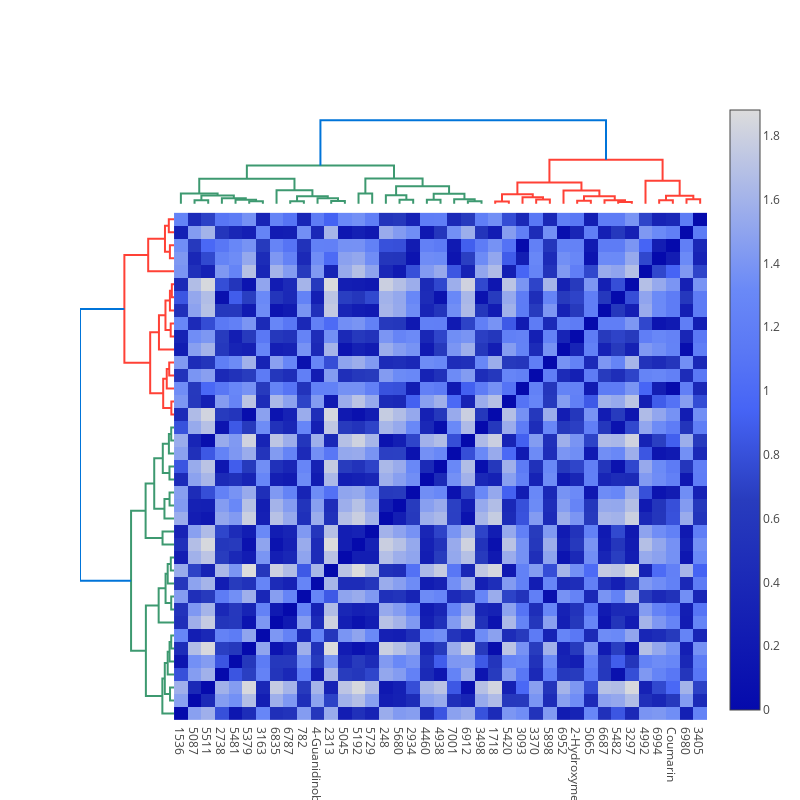

Notebook source saved alongside this figure:
### Code cell
# Create Heatmap
dendro_leaves = dendro_side['layout']['yaxis']['ticktext']
dendro_leaves = list(map(int, dendro_leaves))
data_dist = pdist(smtRCC)
heat_data = squareform(data_dist)
heat_data = heat_data[dendro_leaves,:]
heat_data = heat_data[:,dendro_leaves]

heatmap = [
    go.Heatmap(
        x = dendro_leaves,
        y = dendro_leaves,
        z = heat_data,
        colorscale = 'Blues'
    )
]

heatmap[0]['x'] = fig['layout']['xaxis']['tickvals']
heatmap[0]['y'] = dendro_side['layout']['yaxis']['tickvals']

# Add Heatmap Data to Figure
for data in heatmap:
    fig.add_trace(data)

# Edit Layout
fig.layout.update({'width':800, 'height':800,
                         'showlegend':False, 'hovermode': 'closest',
                         })
# Edit xaxis
fig.layout.update(xaxis={'domain': [.15, 1],
                                  'mirror': False,
                                  'showgrid': False,
                                  'showline': False,
                                  'zeroline': False,
                                  'ticks':""})
# Edit xaxis2
fig.layout.update(xaxis2={'domain': [0, .15],
                                   'mirror': False,
                                   'showgrid': False,
                                   'showline': False,
                                   'zeroline': False,
                                   'showticklabels': False,
                                   'ticks':""})

# Edit yaxis
fig.layout.update(yaxis={'domain': [0, .85],
                                  'mirror': False,
                                  'showgrid': False,
                                  'showline': False,
                                  'zeroline': False,
                                  'showticklabels': False,
                                  'ticks': ""
                        })
# Edit yaxis2
fig.layout.update(yaxis2={'domain':[.825, .975],
                                   'mirror': False,
                                   'showgrid': False,
                                   'showline': False,
                                   'zeroline': False,
                                   'showticklabels': False,
                                   'ticks':""})

# Plot!
#fig.show()
py.offline.iplot(fig)

### Figure 1 — Plotly figure (JSON) as saved in the notebook; plotly's stock layout.template omitted (floating-point values rounded to 4 significant figures; data arrays with more than 128 entries replaced by an {"elided": "..."} marker saying what was removed)
{"data": [{"hoverinfo": "text", "marker": {"color": "rgb(61,153,112)"}, "mode": "lines", "type": "scatter", "uid": "972fac7f-c3b6-4d78-ac19-e0f29525be78", "x": [15, 15, 25, 25], "xaxis": "x", "y": [0, 4.472, 4.472, 0], "yaxis": "y2"}, {"hoverinfo": "text", "marker": {"color": "rgb(61,153,112)"}, "mode": "lines", "type": "scatter", "uid": "aababd11-74f0-429b-a6aa-ea3ff33f63af", "x": [55, 55, 65, 65], "xaxis": "x", "y": [0, 3.162, 3.162, 0], "yaxis": "y2"}, {"hoverinfo": "text", "marker": {"color": "rgb(61,153,112)"}, "mode": "lines", "type": "scatter", "uid": "704aa0fe-a1a9-405a-83db-b024c03ef423", "x": [45, 45, 60, 60], "xaxis": "x", "y": [0, 5.0, 5.0, 3.162], "yaxis": "y2"}, {"hoverinfo": "text", "marker": {"color": "rgb(61,153,112)"}, "mode": "lines", "type": "scatter", "uid": "fe308fb6-1292-42a8-a33d-4e939dbb3aff", "x": [35, 35, 52.5, 52.5], "xaxis": "x", "y": [0, 7.071, 7.071, 5.0], "yaxis": "y2"}, {"hoverinfo": "text", "marker": {"color": "rgb(61,153,112)"}, "mode": "lines", "type": "scatter", "uid": "70000db9-5e00-448a-9c49-dcec572a7756", "x": [20, 20, 43.75, 43.75], "xaxis": "x", "y": [4.472, 10.3, 10.3, 7.071], "yaxis": "y2"}, {"hoverinfo": "text", "marker": {"color": "rgb(61,153,112)"}, "mode": "lines", "type": "scatter", "uid": "0b6f71f3-3132-44a7-b2c1-1d8b6876e8ca", "x": [5, 5, 31.88, 31.88], "xaxis": "x", "y": [0, 13.0, 13.0, 10.3], "yaxis": "y2"}, {"hoverinfo": "text", "marker": {"color": "rgb(61,153,112)"}, "mode": "lines", "type": "scatter", "uid": "0f2cf3a6-a762-4d7d-addc-2a5c158867b9", "x": [85, 85, 95, 95], "xaxis": "x", "y": [0, 3.162, 3.162, 0], "yaxis": "y2"}, {"hoverinfo": "text", "marker": {"color": "rgb(61,153,112)"}, "mode": "lines", "type": "scatter", "uid": "16ac6067-440a-425c-be04-c47b660063e8", "x": [115, 115, 125, 125], "xaxis": "x", "y": [0, 3.606, 3.606, 0], "yaxis": "y2"}, {"hoverinfo": "text", "marker": {"color": "rgb(61,153,112)"}, "mode": "lines", "type": "scatter", "uid": "17c8f5f4-1cf7-44d0-be1e-6a283051bfa6", "x": [105, 105, 120, 120], "xaxis": "x", "y": [0, 7.071, 7.071, 3.606], "yaxis": "y2"}, {"hoverinfo": "text", "marker": {"color": "rgb(61,153,112)"}, "mode": "lines", "type": "scatter", "uid": "4367c7a1-b39d-490b-a1c5-615b2387bcfd", "x": [90, 90, 112.5, 112.5], "xaxis": "x", "y": [3.162, 9.434, 9.434, 7.071], "yaxis": "y2"}, {"hoverinfo": "text", "marker": {"color": "rgb(61,153,112)"}, "mode": "lines", "type": "scatter", "uid": "c112fd6e-620f-46aa-b3c0-49adbbcbd561", "x": [75, 75, 101.2, 101.2], "xaxis": "x", "y": [0, 17.12, 17.12, 9.434], "yaxis": "y2"}, {"hoverinfo": "text", "marker": {"color": "rgb(61,153,112)"}, "mode": "lines", "type": "scatter", "uid": "ef3d4a7d-570c-4c05-9247-0544386e3781", "x": [18.44, 18.44, 88.12, 88.12], "xaxis": "x", "y": [13.0, 31.34, 31.34, 17.12], "yaxis": "y2"}, {"hoverinfo": "text", "marker": {"color": "rgb(61,153,112)"}, "mode": "lines", "type": "scatter", "uid": "3b5eac58-e5ac-4799-92ca-15b27bfa2885", "x": [135, 135, 145, 145], "xaxis": "x", "y": [0, 12.81, 12.81, 0], "yaxis": "y2"}, {"hoverinfo": "text", "marker": {"color": "rgb(61,153,112)"}, "mode": "lines", "type": "scatter", "uid": "3951ad0e-0111-4fa3-9c0b-abd91078fc3c", "x": [165, 165, 175, 175], "xaxis": "x", "y": [0, 5.0, 5.0, 0], "yaxis": "y2"}, {"hoverinfo": "text", "marker": {"color": "rgb(61,153,112)"}, "mode": "lines", "type": "scatter", "uid": "117fe352-1b91-4548-9a14-564865500e90", "x": [155, 155, 170, 170], "xaxis": "x", "y": [0, 10.68, 10.68, 5.0], "yaxis": "y2"}, {"hoverinfo": "text", "marker": {"color": "rgb(61,153,112)"}, "mode": "lines", "type": "scatter", "uid": "12c724ef-5b97-450c-8d38-9a3cb69427ae", "x": [185, 185, 195, 195], "xaxis": "x", "y": [0, 5.099, 5.099, 0], "yaxis": "y2"}, {"hoverinfo": "text", "marker": {"color": "rgb(61,153,112)"}, "mode": "lines", "type": "scatter", "uid": "2d679df5-9715-4c86-a872-37d0d78da640", "x": [215, 215, 225, 225], "xaxis": "x", "y": [0, 3.162, 3.162, 0], "yaxis": "y2"}, {"hoverinfo": "text", "marker": {"color": "rgb(61,153,112)"}, "mode": "lines", "type": "scatter", "uid": "bf13192e-e3f4-4114-9933-569e2a46a0c4", "x": [205, 205, 220, 220], "xaxis": "x", "y": [0, 5.745, 5.745, 3.162], "yaxis": "y2"}, {"hoverinfo": "text", "marker": {"color": "rgb(61,153,112)"}, "mode": "lines", "type": "scatter", "uid": "d9531c1a-df9a-4328-9216-a4baa4d4bb06", "x": [190, 190, 212.5, 212.5], "xaxis": "x", "y": [5.099, 12.53, 12.53, 5.745], "yaxis": "y2"}, {"hoverinfo": "text", "marker": {"color": "rgb(61,153,112)"}, "mode": "lines", "type": "scatter", "uid": "0a8d7525-5654-4a33-8daf-4e391c36fe91", "x": [162.5, 162.5, 201.2, 201.2], "xaxis": "x", "y": [10.68, 22.05, 22.05, 12.53], "yaxis": "y2"}, {"hoverinfo": "text", "marker": {"color": "rgb(61,153,112)"}, "mode": "lines", "type": "scatter", "uid": "fd35ea39-291e-4468-b255-59aaaecc8f1e", "x": [140, 140, 181.9, 181.9], "xaxis": "x", "y": [12.81, 31.64, 31.64, 22.05], "yaxis": "y2"}, {"hoverinfo": "text", "marker": {"color": "rgb(61,153,112)"}, "mode": "lines", "type": "scatter", "uid": "074b3428-c97c-4ca0-b481-46fe1bcd4d5c", "x": [53.28, 53.28, 160.9, 160.9], "xaxis": "x", "y": [31.34, 47.81, 47.81, 31.64], "yaxis": "y2"}, {"hoverinfo": "text", "marker": {"color": "rgb(255,65,54)"}, "mode": "lines", "type": "scatter", "uid": "61143e9a-d2ab-4fa1-8fa1-801100f5c287", "x": [235, 235, 245, 245], "xaxis": "x", "y": [0, 3.0, 3.0, 0], "yaxis": "y2"}, {"hoverinfo": "text", "marker": {"color": "rgb(255,65,54)"}, "mode": "lines", "type": "scatter", "uid": "9b99856b-799d-475b-90bd-2a3b145db162", "x": [265, 265, 275, 275], "xaxis": "x", "y": [0, 5.386, 5.386, 0], "yaxis": "y2"}, {"hoverinfo": "text", "marker": {"color": "rgb(255,65,54)"}, "mode": "lines", "type": "scatter", "uid": "18dcb3bb-cfaf-4b37-95b8-8134b2c129c5", "x": [255, 255, 270, 270], "xaxis": "x", "y": [0, 8.124, 8.124, 5.386], "yaxis": "y2"}, {"hoverinfo": "text", "marker": {"color": "rgb(255,65,54)"}, "mode": "lines", "type": "scatter", "uid": "881de744-c47a-4f93-aa7c-3e3662e609eb", "x": [240, 240, 262.5, 262.5], "xaxis": "x", "y": [3.0, 12.08, 12.08, 8.124], "yaxis": "y2"}, {"hoverinfo": "text", "marker": {"color": "rgb(255,65,54)"}, "mode": "lines", "type": "scatter", "uid": "e76afc83-0b14-4700-80c0-c895c48be28c", "x": [295, 295, 305, 305], "xaxis": "x", "y": [0, 3.742, 3.742, 0], "yaxis": "y2"}, {"hoverinfo": "text", "marker": {"color": "rgb(255,65,54)"}, "mode": "lines", "type": "scatter", "uid": "4ba1edc2-b6c8-454d-92ba-47affca674f0", "x": [325, 325, 335, 335], "xaxis": "x", "y": [0, 2.449, 2.449, 0], "yaxis": "y2"}, {"hoverinfo": "text", "marker": {"color": "rgb(255,65,54)"}, "mode": "lines", "type": "scatter", "uid": "4edbd2d1-9d2d-46f6-8b6b-a77ea70d1b20", "x": [315, 315, 330, 330], "xaxis": "x", "y": [0, 4.583, 4.583, 2.449], "yaxis": "y2"}, {"hoverinfo": "text", "marker": {"color": "rgb(255,65,54)"}, "mode": "lines", "type": "scatter", "uid": "38ac9dc8-5f99-480f-a83a-56b93e5bed2d", "x": [300, 300, 322.5, 322.5], "xaxis": "x", "y": [3.742, 9.539, 9.539, 4.583], "yaxis": "y2"}, {"hoverinfo": "text", "marker": {"color": "rgb(255,65,54)"}, "mode": "lines", "type": "scatter", "uid": "4793da62-62b9-4350-adfa-bf96e920fb9f", "x": [285, 285, 311.2, 311.2], "xaxis": "x", "y": [0, 16.79, 16.79, 9.539], "yaxis": "y2"}, {"hoverinfo": "text", "marker": {"color": "rgb(255,65,54)"}, "mode": "lines", "type": "scatter", "uid": "dbe649de-afcd-4520-9bfa-57dd3a18b7a0", "x": [251.2, 251.2, 298.1, 298.1], "xaxis": "x", "y": [12.08, 26.55, 26.55, 16.79], "yaxis": "y2"}, {"hoverinfo": "text", "marker": {"color": "rgb(255,65,54)"}, "mode": "lines", "type": "scatter", "uid": "e6d74e07-2419-4593-8bb2-304885ecb311", "x": [355, 355, 365, 365], "xaxis": "x", "y": [0, 4.617, 4.617, 0], "yaxis": "y2"}, {"hoverinfo": "text", "marker": {"color": "rgb(255,65,54)"}, "mode": "lines", "type": "scatter", "uid": "4ac95eb5-c6a9-4c1b-ab2b-33773080bbcf", "x": [375, 375, 385, 385], "xaxis": "x", "y": [0, 5.832, 5.832, 0], "yaxis": "y2"}, {"hoverinfo": "text", "marker": {"color": "rgb(255,65,54)"}, "mode": "lines", "type": "scatter", "uid": "6543e8af-6413-4747-8e52-d63d00180537", "x": [360, 360, 380, 380], "xaxis": "x", "y": [4.617, 10.1, 10.1, 5.832], "yaxis": "y2"}, {"hoverinfo": "text", "marker": {"color": "rgb(255,65,54)"}, "mode": "lines", "type": "scatter", "uid": "39ec16e9-2544-46c5-a419-fb47f5db3585", "x": [345, 345, 370, 370], "xaxis": "x", "y": [0, 28.77, 28.77, 10.1], "yaxis": "y2"}, {"hoverinfo": "text", "marker": {"color": "rgb(255,65,54)"}, "mode": "lines", "type": "scatter", "uid": "ad85f716-a3f9-4269-89aa-ab164f274394", "x": [274.7, 274.7, 357.5, 357.5], "xaxis": "x", "y": [26.55, 55.25, 55.25, 28.77], "yaxis": "y2"}, {"hoverinfo": "text", "marker": {"color": "rgb(0,116,217)"}, "mode": "lines", "type": "scatter", "uid": "457f2b51-12f3-42fb-b8a6-0638c4ab10b3", "x": [107.1, 107.1, 316.1, 316.1], "xaxis": "x", "y": [47.81, 104.6, 104.6, 55.25], "yaxis": "y2"}, {"hoverinfo": "text", "marker": {"color": "rgb(61,153,112)"}, "mode": "lines", "type": "scatter", "uid": "0d77238e-d048-49bf-9752-943aa6746c90", "x": [0, -4.472, -4.472, 0], "xaxis": "x2", "y": [15, 15, 25, 25], "yaxis": "y"}, {"hoverinfo": "text", "marker": {"color": "rgb(61,153,112)"}, "mode": "lines", "type": "scatter", "uid": "477af177-2680-429b-8585-72acc3efd952", "x": [0, -3.162, -3.162, 0], "xaxis": "x2", "y": [55, 55, 65, 65], "yaxis": "y"}, {"hoverinfo": "text", "marker": {"color": "rgb(61,153,112)"}, "mode": "lines", "type": "scatter", "uid": "9cbb2aac-85af-460b-b543-5b62c96804fb", "x": [0, -5.0, -5.0, -3.162], "xaxis": "x2", "y": [45, 45, 60, 60], "yaxis": "y"}, {"hoverinfo": "text", "marker": {"color": "rgb(61,153,112)"}, "mode": "lines", "type": "scatter", "uid": "9726a946-eac0-4e1e-b3aa-1ff5db1277e6", "x": [0, -7.071, -7.071, -5.0], "xaxis": "x2", "y": [35, 35, 52.5, 52.5], "yaxis": "y"}, {"hoverinfo": "text", "marker": {"color": "rgb(61,153,112)"}, "mode": "lines", "type": "scatter", "uid": "658d5d6c-79fa-4122-821f-0ef9a0c8731a", "x": [-4.472, -10.3, -10.3, -7.071], "xaxis": "x2", "y": [20, 20, 43.75, 43.75], "yaxis": "y"}, {"hoverinfo": "text", "marker": {"color": "rgb(61,153,112)"}, "mode": "lines", "type": "scatter", "uid": "f1c7704d-ef4a-47ca-b01b-4406f5ccb232", "x": [0, -13.0, -13.0, -10.3], "xaxis": "x2", "y": [5, 5, 31.88, 31.88], "yaxis": "y"}, {"hoverinfo": "text", "marker": {"color": "rgb(61,153,112)"}, "mode": "lines", "type": "scatter", "uid": "a582158c-d123-41ae-bb02-6ee307056e33", "x": [0, -3.162, -3.162, 0], "xaxis": "x2", "y": [85, 85, 95, 95], "yaxis": "y"}, {"hoverinfo": "text", "marker": {"color": "rgb(61,153,112)"}, "mode": "lines", "type": "scatter", "uid": "d2d36723-329a-44e4-a6a9-606ac9ba5aa7", "x": [0, -3.606, -3.606, 0], "xaxis": "x2", "y": [115, 115, 125, 125], "yaxis": "y"}, {"hoverinfo": "text", "marker": {"color": "rgb(61,153,112)"}, "mode": "lines", "type": "scatter", "uid": "f31eddae-a8a8-4d26-ada8-9fcd16261122", "x": [0, -7.071, -7.071, -3.606], "xaxis": "x2", "y": [105, 105, 120, 120], "yaxis": "y"}, {"hoverinfo": "text", "marker": {"color": "rgb(61,153,112)"}, "mode": "lines", "type": "scatter", "uid": "eed56f47-d1fb-45d0-a0e7-a51ae489a8e1", "x": [-3.162, -9.434, -9.434, -7.071], "xaxis": "x2", "y": [90, 90, 112.5, 112.5], "yaxis": "y"}, {"hoverinfo": "text", "marker": {"color": "rgb(61,153,112)"}, "mode": "lines", "type": "scatter", "uid": "2696c615-c0fe-4754-9b12-ee9c2fc04a5c", "x": [0, -17.12, -17.12, -9.434], "xaxis": "x2", "y": [75, 75, 101.2, 101.2], "yaxis": "y"}, {"hoverinfo": "text", "marker": {"color": "rgb(61,153,112)"}, "mode": "lines", "type": "scatter", "uid": "d128ef56-6a91-4ddf-a95c-ac8712db9601", "x": [-13.0, -31.34, -31.34, -17.12], "xaxis": "x2", "y": [18.44, 18.44, 88.12, 88.12], "yaxis": "y"}, {"hoverinfo": "text", "marker": {"color": "rgb(61,153,112)"}, "mode": "lines", "type": "scatter", "uid": "898c07c3-8f68-4bd1-be64-267075aa49c7", "x": [0, -12.81, -12.81, 0], "xaxis": "x2", "y": [135, 135, 145, 145], "yaxis": "y"}, {"hoverinfo": "text", "marker": {"color": "rgb(61,153,112)"}, "mode": "lines", "type": "scatter", "uid": "3b7a7a0c-004d-4119-8b2e-ffff95e15249", "x": [0, -5.0, -5.0, 0], "xaxis": "x2", "y": [165, 165, 175, 175], "yaxis": "y"}, {"hoverinfo": "text", "marker": {"color": "rgb(61,153,112)"}, "mode": "lines", "type": "scatter", "uid": "7cc519f9-86de-4b6f-9b12-33d8fdd00613", "x": [0, -10.68, -10.68, -5.0], "xaxis": "x2", "y": [155, 155, 170, 170], "yaxis": "y"}, {"hoverinfo": "text", "marker": {"color": "rgb(61,153,112)"}, "mode": "lines", "type": "scatter", "uid": "bf16e3f8-0758-42f6-8573-235c348106fc", "x": [0, -5.099, -5.099, 0], "xaxis": "x2", "y": [185, 185, 195, 195], "yaxis": "y"}, {"hoverinfo": "text", "marker": {"color": "rgb(61,153,112)"}, "mode": "lines", "type": "scatter", "uid": "acf51558-90d1-45c1-8d98-7231730fc414", "x": [0, -3.162, -3.162, 0], "xaxis": "x2", "y": [215, 215, 225, 225], "yaxis": "y"}, {"hoverinfo": "text", "marker": {"color": "rgb(61,153,112)"}, "mode": "lines", "type": "scatter", "uid": "0f84dd9a-86b5-4985-9299-9e68f28c0fd0", "x": [0, -5.745, -5.745, -3.162], "xaxis": "x2", "y": [205, 205, 220, 220], "yaxis": "y"}, {"hoverinfo": "text", "marker": {"color": "rgb(61,153,112)"}, "mode": "lines", "type": "scatter", "uid": "e26eb41e-f1e9-4df4-aa4e-66d6d50fc584", "x": [-5.099, -12.53, -12.53, -5.745], "xaxis": "x2", "y": [190, 190, 212.5, 212.5], "yaxis": "y"}, {"hoverinfo": "text", "marker": {"color": "rgb(61,153,112)"}, "mode": "lines", "type": "scatter", "uid": "717f6412-6c9a-4b53-8480-7df52a26448d", "x": [-10.68, -22.05, -22.05, -12.53], "xaxis": "x2", "y": [162.5, 162.5, 201.2, 201.2], "yaxis": "y"}, {"hoverinfo": "text", "marker": {"color": "rgb(61,153,112)"}, "mode": "lines", "type": "scatter", "uid": "077c2c75-1cee-4e8c-982e-de8bf7f03ae6", "x": [-12.81, -31.64, -31.64, -22.05], "xaxis": "x2", "y": [140, 140, 181.9, 181.9], "yaxis": "y"}, {"hoverinfo": "text", "marker": {"color": "rgb(61,153,112)"}, "mode": "lines", "type": "scatter", "uid": "b4919a1b-5fd2-4088-b7a9-40b4ed2ba2cd", "x": [-31.34, -47.81, -47.81, -31.64], "xaxis": "x2", "y": [53.28, 53.28, 160.9, 160.9], "yaxis": "y"}, {"hoverinfo": "text", "marker": {"color": "rgb(255,65,54)"}, "mode": "lines", "type": "scatter", "uid": "c9d47d22-08c9-46b1-a0be-49eaece12f56", "x": [0, -3.0, -3.0, 0], "xaxis": "x2", "y": [235, 235, 245, 245], "yaxis": "y"}, {"hoverinfo": "text", "marker": {"color": "rgb(255,65,54)"}, "mode": "lines", "type": "scatter", "uid": "740a1513-f903-49b8-9c2d-3fe8ae777557", "x": [0, -5.386, -5.386, 0], "xaxis": "x2", "y": [265, 265, 275, 275], "yaxis": "y"}, {"hoverinfo": "text", "marker": {"color": "rgb(255,65,54)"}, "mode": "lines", "type": "scatter", "uid": "f720bceb-cddc-4802-81a0-82ad57824441", "x": [0, -8.124, -8.124, -5.386], "xaxis": "x2", "y": [255, 255, 270, 270], "yaxis": "y"}, {"hoverinfo": "text", "marker": {"color": "rgb(255,65,54)"}, "mode": "lines", "type": "scatter", "uid": "793e0709-afd5-4ec8-91a4-ade7ecd87a45", "x": [-3.0, -12.08, -12.08, -8.124], "xaxis": "x2", "y": [240, 240, 262.5, 262.5], "yaxis": "y"}, {"hoverinfo": "text", "marker": {"color": "rgb(255,65,54)"}, "mode": "lines", "type": "scatter", "uid": "e5672a04-ef00-47a3-8465-70923e665335", "x": [0, -3.742, -3.742, 0], "xaxis": "x2", "y": [295, 295, 305, 305], "yaxis": "y"}, {"hoverinfo": "text", "marker": {"color": "rgb(255,65,54)"}, "mode": "lines", "type": "scatter", "uid": "6a5e82ec-d3de-4065-8ab6-e3e2178e46d8", "x": [0, -2.449, -2.449, 0], "xaxis": "x2", "y": [325, 325, 335, 335], "yaxis": "y"}, {"hoverinfo": "text", "marker": {"color": "rgb(255,65,54)"}, "mode": "lines", "type": "scatter", "uid": "53550f7c-0040-48e4-be31-7ce24e71cfe7", "x": [0, -4.583, -4.583, -2.449], "xaxis": "x2", "y": [315, 315, 330, 330], "yaxis": "y"}, {"hoverinfo": "text", "marker": {"color": "rgb(255,65,54)"}, "mode": "lines", "type": "scatter", "uid": "bfe8dfdd-7b10-4ee6-b664-01ff99ab1396", "x": [-3.742, -9.539, -9.539, -4.583], "xaxis": "x2", "y": [300, 300, 322.5, 322.5], "yaxis": "y"}, {"hoverinfo": "text", "marker": {"color": "rgb(255,65,54)"}, "mode": "lines", "type": "scatter", "uid": "068ed53a-1976-4cd8-aa45-734da9c1b9ce", "x": [0, -16.79, -16.79, -9.539], "xaxis": "x2", "y": [285, 285, 311.2, 311.2], "yaxis": "y"}, {"hoverinfo": "text", "marker": {"color": "rgb(255,65,54)"}, "mode": "lines", "type": "scatter", "uid": "4d80e595-31d7-4d45-8d57-c6c28ed09467", "x": [-12.08, -26.55, -26.55, -16.79], "xaxis": "x2", "y": [251.2, 251.2, 298.1, 298.1], "yaxis": "y"}, {"hoverinfo": "text", "marker": {"color": "rgb(255,65,54)"}, "mode": "lines", "type": "scatter", "uid": "9a32db0e-7704-4f6c-87be-645f953d5aa1", "x": [0, -4.617, -4.617, 0], "xaxis": "x2", "y": [355, 355, 365, 365], "yaxis": "y"}, {"hoverinfo": "text", "marker": {"color": "rgb(255,65,54)"}, "mode": "lines", "type": "scatter", "uid": "191a79d8-cff3-4f88-9646-9c51ba38dd0b", "x": [0, -5.832, -5.832, 0], "xaxis": "x2", "y": [375, 375, 385, 385], "yaxis": "y"}, {"hoverinfo": "text", "marker": {"color": "rgb(255,65,54)"}, "mode": "lines", "type": "scatter", "uid": "9d52b774-978b-4f27-bd5c-453448a595cd", "x": [-4.617, -10.1, -10.1, -5.832], "xaxis": "x2", "y": [360, 360, 380, 380], "yaxis": "y"}, {"hoverinfo": "text", "marker": {"color": "rgb(255,65,54)"}, "mode": "lines", "type": "scatter", "uid": "d3642146-ce5f-4534-a2c0-d19f58e7d8f4", "x": [0, -28.77, -28.77, -10.1], "xaxis": "x2", "y": [345, 345, 370, 370], "yaxis": "y"}, {"hoverinfo": "text", "marker": {"color": "rgb(255,65,54)"}, "mode": "lines", "type": "scatter", "uid": "02f745cb-5279-4b4d-b84d-c8cdfa96eae2", "x": [-26.55, -55.25, -55.25, -28.77], "xaxis": "x2", "y": [274.7, 274.7, 357.5, 357.5], "yaxis": "y"}, {"hoverinfo": "text", "marker": {"color": "rgb(0,116,217)"}, "mode": "lines", "type": "scatter", "uid": "dfc13a4e-ffd7-42ce-859e-943798c34a7e", "x": [-47.81, -104.6, -104.6, -55.25], "xaxis": "x2", "y": [107.1, 107.1, 316.1, 316.1], "yaxis": "y"}, {"colorscale": "Blues", "type": "heatmap", "uid": "64a03c83-e77c-48f9-b3d0-5f2e2464b218", "x": [5, 15, 25, 35, 45, 55, 65, 75, 85, 95, 105, 115, 125, 135, 145, 155, 165, 175, 185, 195, 205, 215, 225, 235, 245, 255, 265, 275, 285, 295, 305, 315, 325, 335, 345, 355, 365, 375, 385], "y": [5, 15, 25, 35, 45, 55, 65, 75, 85, 95, 105, 115, 125, 135, 145, 155, 165, 175, 185, 195, 205, 215, 225, 235, 245, 255, 265, 275, 285, 295, 305, 315, 325, 335, 345, 355, 365, 375, 385], "z": {"elided": "39x39 float values"}}], "layout": {"autosize": false, "height": 800, "hovermode": "closest", "showlegend": false, "width": 800, "xaxis": {"domain": [0.15, 1], "mirror": false, "rangemode": "tozero", "showgrid": false, "showline": false, "showticklabels": true, "tickmode": "array", "ticks": "", "ticktext": ["1536", "5087", "5511", "2738", "5481", "5379", "3163", "6835", "6787", "782", "4-Guanidinobutanoate", "2313", "5045", "5192", "5729", "248", "5680", "2934", "4460", "4938", "7001", "6912", "3498", "1718", "5420", "3093", "3370", "5898", "6952", "2-Hydroxymethylserine", "5065", "6687", "5482", "3297", "4992", "6994", "Coumarin", "6980", "3405"], "tickvals": [5, 15, 25, 35, 45, 55, 65, 75, 85, 95, 105, 115, 125, 135, 145, 155, 165, 175, 185, 195, 205, 215, 225, 235, 245, 255, 265, 275, 285, 295, 305, 315, 325, 335, 345, 355, 365, 375, 385], "type": "linear", "zeroline": false}, "xaxis2": {"domain": [0, 0.15], "mirror": false, "showgrid": false, "showline": false, "showticklabels": false, "ticks": "", "zeroline": false}, "yaxis": {"domain": [0, 0.85], "mirror": false, "rangemode": "tozero", "showgrid": false, "showline": false, "showticklabels": false, "ticks": "", "type": "linear", "zeroline": false}, "yaxis2": {"domain": [0.825, 0.975], "mirror": false, "showgrid": false, "showline": false, "showticklabels": false, "ticks": "", "zeroline": false}}}
